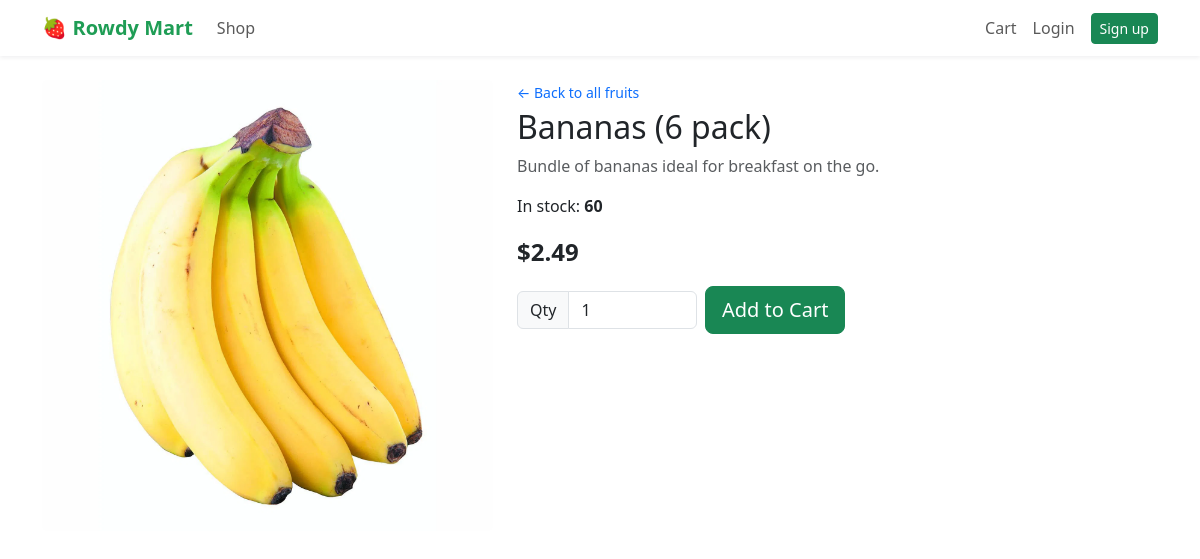
/item/bananas-6-pack/, run on the app's committed database.
### catalog/models.py (models this page shows, shortened)
class Item(models.Model):
    name = models.CharField(max_length=120)
    slug = models.SlugField(unique=True, blank=True)
    description = models.TextField(blank=True)
    price = models.DecimalField(max_digits=8, decimal_places=2)
    quantity_available = models.PositiveIntegerField(default=0)
    image = models.ImageField(upload_to="items/", null=True, blank=True)
    category = models.CharField(max_length=60, blank=True)
    is_on_sale = models.BooleanField(default=False)
    sale_price = models.DecimalField(max_digits=8, decimal_places=2, null=True, blank=True)
    created_at = models.DateTimeField(auto_now_add=True)
    updated_at = models.DateTimeField(auto_now=True)

### catalog/views.py (the view)
# urls.py: path("item/<slug:slug>/", views.item_detail, name="item_detail"),
def item_detail(request, slug):
    item = get_object_or_404(Item, slug=slug)
    return render(request, "catalog/detail.html", {"item": item})

### core/templatetags/money.py (called while the page is built)
@register.filter
def money(value):
    try:
        return f"${float(value):,.2f}"
    except Exception:
        return value

### catalog/templates/catalog/detail.html (shortened to what this page needs)
{% extends "base.html" %}
{% load money %}
{% block content %}
<div class="row g-4">
  <div class="col-md-5">
    {% if item.image %}
      <img src="{{ item.image.url }}" class="img-fluid rounded" alt="{{ item.name }}">
    {% else %}
      <div class="bg-light rounded d-flex align-items-center justify-content-center" style="height:260px;">
        <span class="text-muted">No image</span>
      </div>
    {% endif %}
  </div>
  <div class="col-md-7">
    <a href="/" class="small text-decoration-none">← Back to all fruits</a>
    <h2 class="mt-1">{{ item.name }}</h2>
    <p class="text-muted">{{ item.description }}</p>
    <p>In stock: <strong>{{ item.quantity_available }}</strong></p>
    <p class="fs-4 mb-3">
      {% if item.is_on_sale and item.sale_price %}
        <span class="text-decoration-line-through me-2">{{ item.price|money }}</span>
        <span class="text-danger fw-bold">{{ item.sale_price|money }}</span>
      {% else %}
        <span class="fw-bold">{{ item.price|money }}</span>
      {% endif %}
    </p>
    <form method="post" action="/cart/add/" class="d-flex flex-wrap align-items-center gap-2">
      <div class="input-group" style="max-width:180px;">
        <span class="input-group-text">Qty</span>
        <input type="number" name="quantity" min="1" value="1" class="form-control">
      </div>
      <button class="btn btn-success btn-lg">Add to Cart</button>
    </form>
  </div>
</div>
{% endblock %}

### static/theme.css (style rules this page uses)
:root { --rm-green: #1f9d55; --rm-dark: #123026; --rm-bg: #f8fafc; }
body { background-color: var(--rm-bg); font-family: -apple-system, BlinkMacSystemFont, system-ui, -system-ui, -ui-sans-serif, -apple-system, BlinkMacSystemFont, "SF Pro Text", "SF Pro Icons", "Helvetica Neue", "Helvetica", "Arial", sans-serif; -webkit-font-smoothing: antialiased; -moz-osx-font-smoothing: grayscale; }
.btn-success { background-color: var(--rm-green); border-color: var(--rm-green); }

### data on the page
Item: image (picture), name "Bananas (6 pack)", description "Bundle of bananas ideal for breakfast on the go.", quantity_available "60", price "$2.49"
